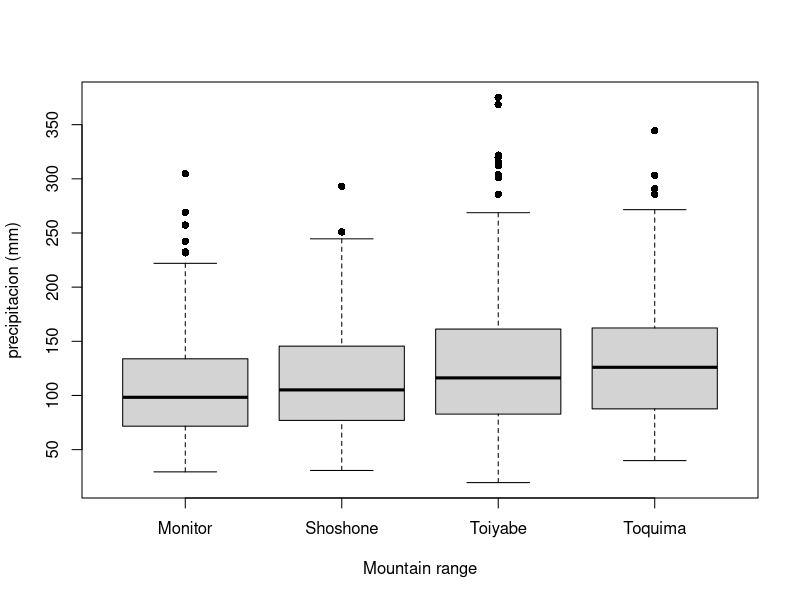
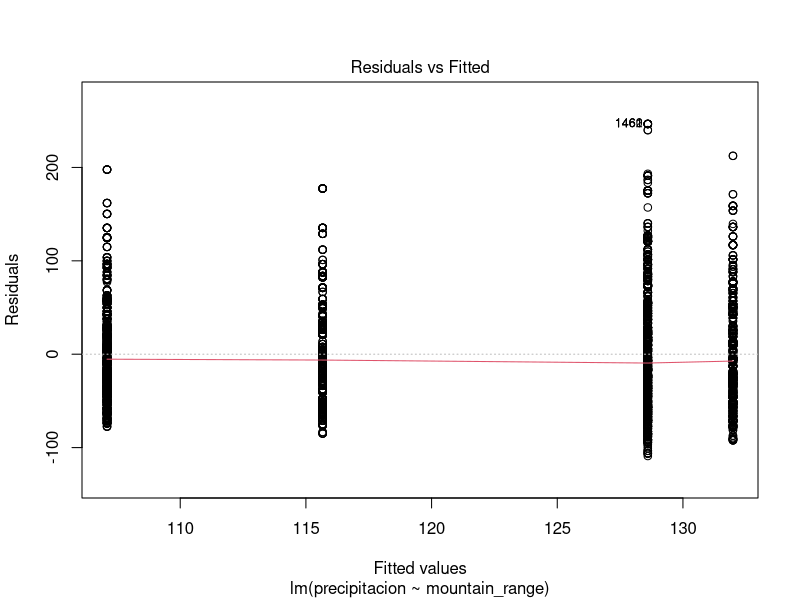
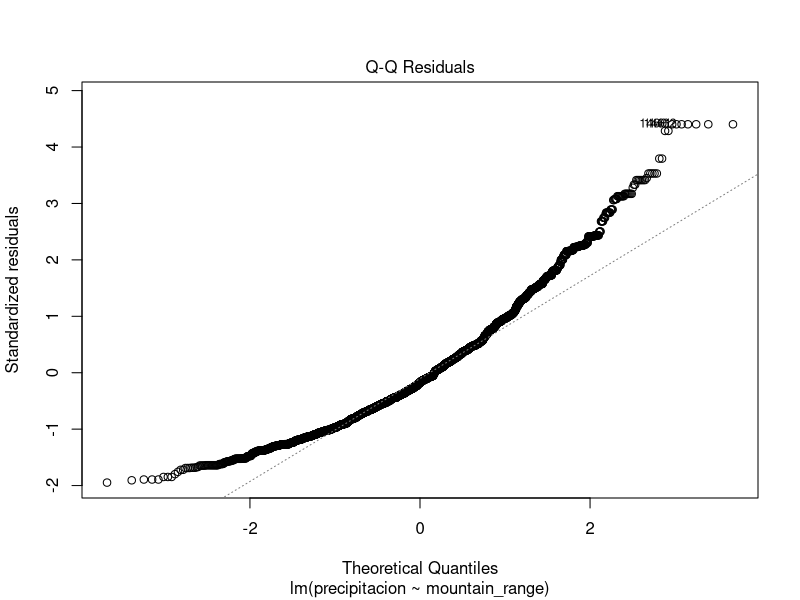
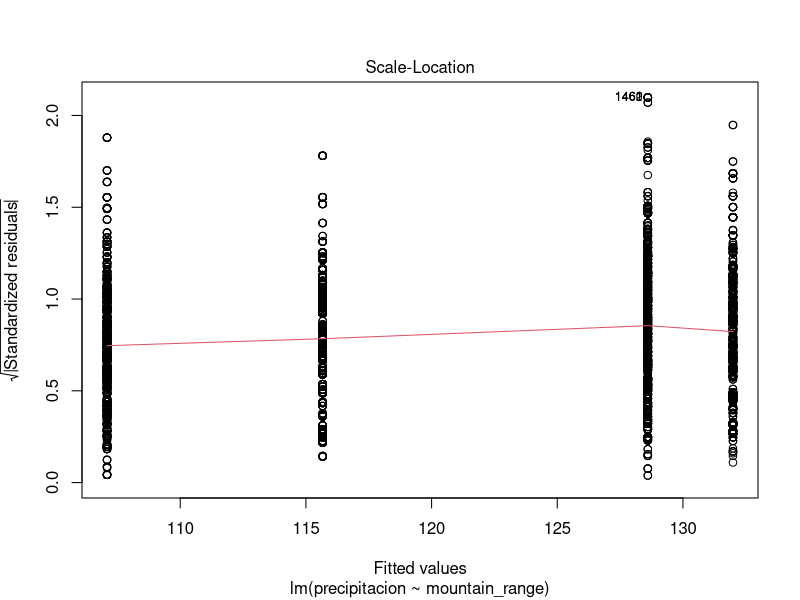
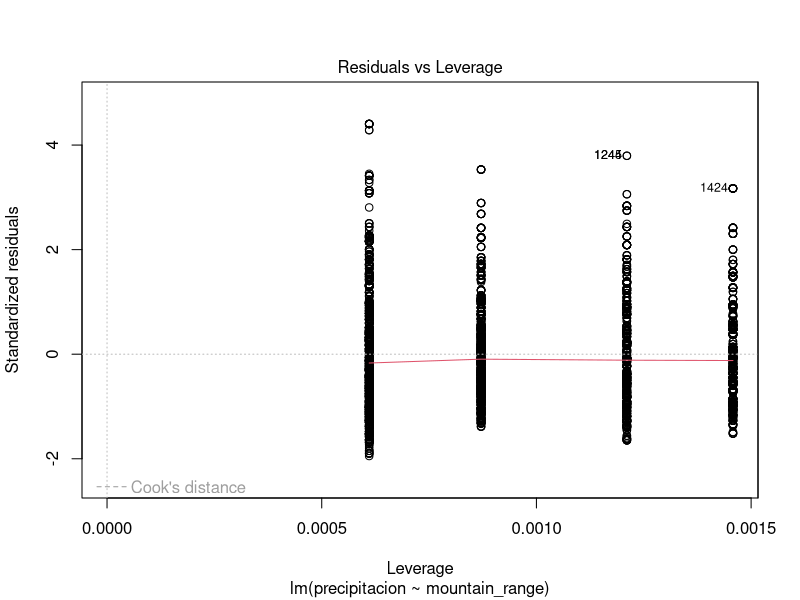
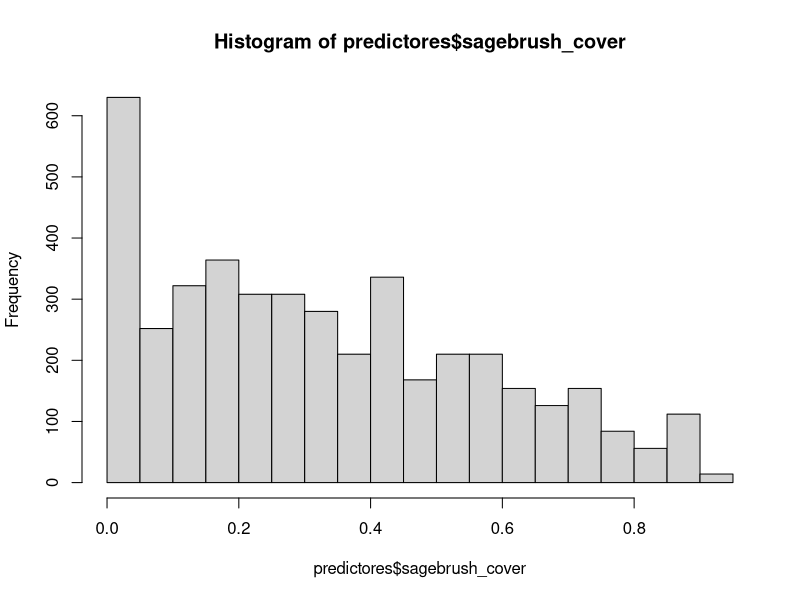
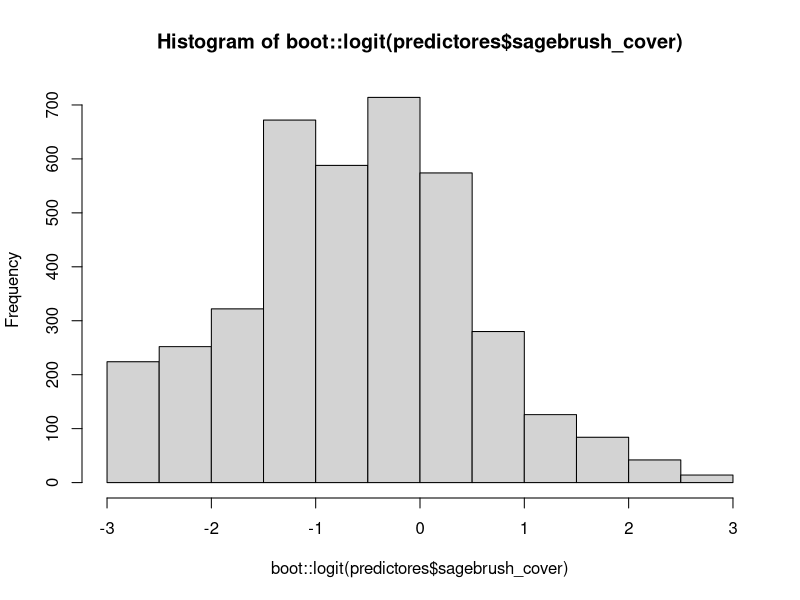

Source code (R) for these figures, in order: (Note: this script raises an error after producing the figures.)

# cargamos los paquetes de funciones que usaremos
library(viridisLite)
library(ggplot2)

# para replicar los mismos resultados en cada participante
# usamos set.seed para que cada generacion aleatoria
# nos entregue los exactos mismos resultados
set.seed(111)

# ajustamos una paleta de colores para los graficos
col_palette <- inferno(256)

# cargamos los datos
repuesta <- read.csv("data/bird_community.csv", stringsAsFactors = FALSE)[, -1]
predictores <- read.csv("data/predictor_variables.csv", stringsAsFactors = FALSE)


## ANOVA

# datos de la variable respuesta continua: 
# precipitación, temperatura mínima y temperatura máxima
precipitacion <- predictores$precipitation

# variables predictoras categoricas: canyon or mountain range
mountain_range <- predictores$mountain_range

### visualizar los datos
boxplot(precipitacion ~ mountain_range, pch = 16, 
        xlab = "Mountain range", ylab = "precipitacion (mm)")

# ajustar el modelo
mod <- lm(precipitacion ~ mountain_range)

# chequeo visual de los resultados
plot(mod)

# `summarise` es una función para reportar un resumen del modelo
summary(mod)

# t-test 
# convertir las niveles de montana de 4 a 2 para hacer ttest
region <- ifelse(mountain_range %in% 
                   c("Monitor", "Toquima"), "East", "West")
tmod <- t.test(precipitacion ~ region)
tmod

### Mas variables predictoras
mts_levels <- c('Shoshone', 'Monitor', 'Toiyabe', 'Toquima')
releveled_mts <- factor(predictores$mountain_range, 
                        levels = mts_levels)

# mismo como round(cor(predictor_variables), 2)
predictor_variables <- predictores[, c(7, 8, 14:15)]
cor_pred <- cor(predictor_variables)
cor_mat <- round(cor_pred, 2)
# corrplot::corrplot(cor_mat)

# solucion: sacar variables hasta que ninguna tienen alta correlación

# variables predictoras - transformaciones para normalizar
hist(predictores$sagebrush_cover)
hist(boot::logit(predictores$sagebrush_cover))

# es buen practica estandardizar variables predictoras continuas 
mod_multiple <- lm(precipitation ~ elevation_m + terrain_ruggedness +
                     max_temp, 
                   data = predictores)
mod_scaled <- lm(precipitation ~ scale(elevation_m) + scale(terrain_ruggedness), 
                 data = predictores)

# standardise continuous predictores
predictores_std <- scale(predictor_variables)
summary(predictores_std)

obj <- scale(predictores$elevation_m)
scale <- attr(obj, 'scaled:scale')
center <- attr(obj, 'scaled:center')

(obj * attr('scaled:scale') + attr(obj, 'scaled:center'))

# scale(nuevo_elevacion, scale = scale, center = center)


### Multiples variables predictoras: interacciones
elevacion <- predictores$elevation_m
plot(precipitacion ~ elevacion, pch = 16, las = 1, bty = "l", cex = 0.9,
     col = alpha(col_palette[25], 0.8),
     xlab = "elevacion (m)", ylab = "precipitacion (mm)")
mod <- lm(precipitacion ~ elevacion * mountain_range)
for (i in seq_len(3))
  abline(coef(mod)[1] - i * 150, coef(mod)[2] + i * 0.07, col = col_palette[floor(i * 75)], lwd = 3)

### Multiples predictores: interacciones

# precipitacion ~ intercepto + elevacion + montana + 
#                 elevacion * montana
mod <- lm(precipitacion ~ elevacion * mountain_range)
summary(mod)

# precipitacion ~ intercepto + elevacion * montana
mod <- lm(precipitacion ~ elevacion : mountain_range)
summary(mod)
